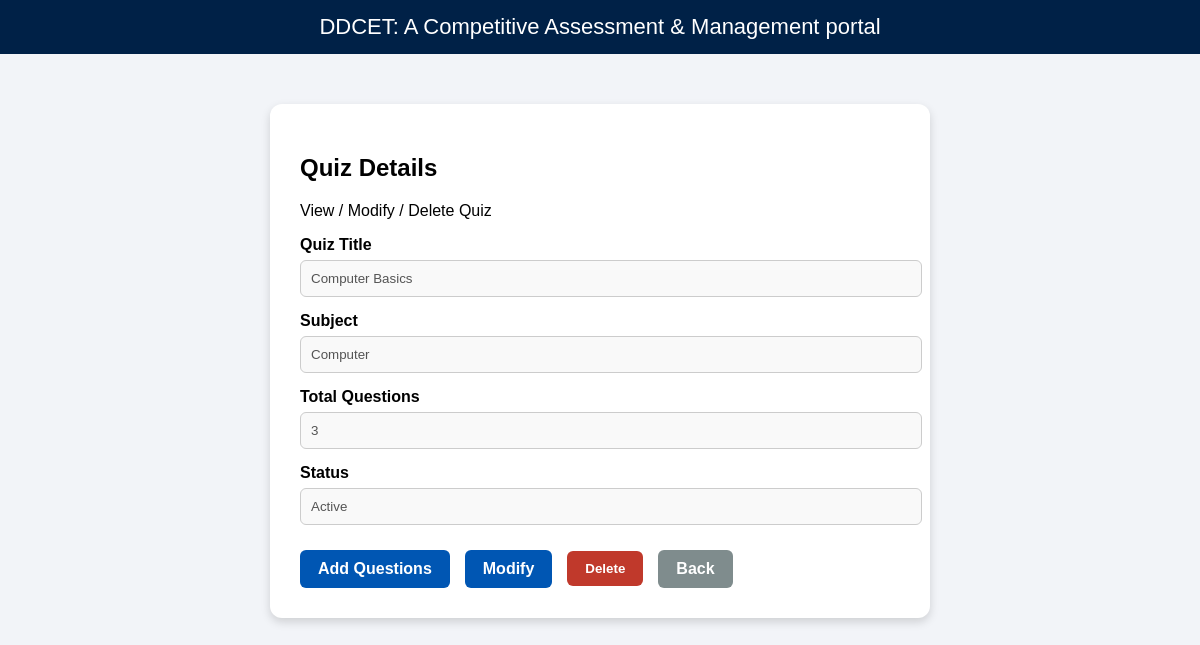
The page /view-quiz/1/ (signed in) on the database its author committed.
### ddcetapp1/models.py (models this page shows, shortened)
class Quiz(models.Model):
    title = models.CharField(max_length=200)
    subject = models.CharField(max_length=100)
    total_questions = models.IntegerField()
    status = models.CharField(
        max_length=10,
        choices=(("Active", "Active"), ("Inactive", "Inactive")),
        default="Active"
    )

### ddcetapp1/views.py (the view)
# urls.py: path('view-quiz/<int:quiz_id>/', views.view_quiz, name='view_quiz'),
@login_required
def view_quiz(request, quiz_id):
    if not request.user.is_superuser:
        return redirect('login')
    quiz = get_object_or_404(Quiz, id=quiz_id)
    return render(request, 'view-quiz.html', {"quiz": quiz})

### ddcetapp1/templates/view-quiz.html (shortened to what this page needs)
{% load static %}
<!DOCTYPE html>
<html>
<head>
    <link rel="stylesheet" href="{% static 'css/view-quiz.css' %}">
    <link rel="stylesheet" href="{% static 'css/responsive.css' %}">
</head>
<body>
<header>DDCET: A Competitive Assessment & Management portal</header>
<div class="container">
    <h2>Quiz Details</h2>
    <p>View / Modify / Delete Quiz</p>
    <div class="field">
        <label>Quiz Title</label>
        <input type="text" value="{{ quiz.title }}" disabled>
    </div>
    <div class="field">
        <label>Subject</label>
        <input type="text" value="{{ quiz.subject }}" disabled>
    </div>
    <div class="field">
        <label>Total Questions</label>
        <input type="text" value="{{ quiz.total_questions }}" disabled>
    </div>
    <div class="field">
        <label>Status</label>
        <input type="text" value="{{ quiz.status }}" disabled>
    </div>
    <div class="actions">
        <a href="{% url 'add_questions' quiz.id %}" class="edit-btn">Add Questions</a>
        <a href="{% url 'modify_quiz' quiz.id %}" class="edit-btn">Modify</a>
        <form method="post" action="{% url 'delete_quiz' quiz.id %}">
            <button type="submit" class="delete-btn"
                    onclick="return confirm('Are you sure?')">
                Delete
            </button>
        </form>
        <a href="{% url 'admin_quizzes' %}" class="back-btn">Back</a>
    </div>
</div>
</body>
</html>

### ddcetapp1/static/css/view-quiz.css (style rules this page uses)
body { font-family: Poppins, sans-serif; background: #f2f4f8; margin: 0; }
header { background: #002147; color: white; padding: 14px; text-align: center; font-size: 22px; }
.container { background: white; width: 600px; margin: 50px auto; padding: 30px; border-radius: 12px; box-shadow: 0 4px 10px rgba(0,0,0,0.15); }
.field { margin-bottom: 15px; }
.field label { display: block; font-weight: 600; margin-bottom: 6px; }
.field input { width: 100%; padding: 10px; border-radius: 6px; border: 1px solid #ccc; background: #f9f9f9; }
.actions { margin-top: 25px; display: flex; gap: 15px; align-items: center; }
.edit-btn { background: #0056b3; color: white; padding: 10px 18px; border-radius: 6px; text-decoration: none; font-weight: 600; }
.delete-btn { background: #c0392b; color: white; padding: 10px 18px; border-radius: 6px; border: none; font-weight: 600; cursor: pointer; }
.back-btn { background: #7f8c8d; color: white; padding: 10px 18px; border-radius: 6px; text-decoration: none; font-weight: 600; }

### rows shown on the page
Quiz: title "Computer Basics", subject "Computer", total_questions "3", status "Active"
